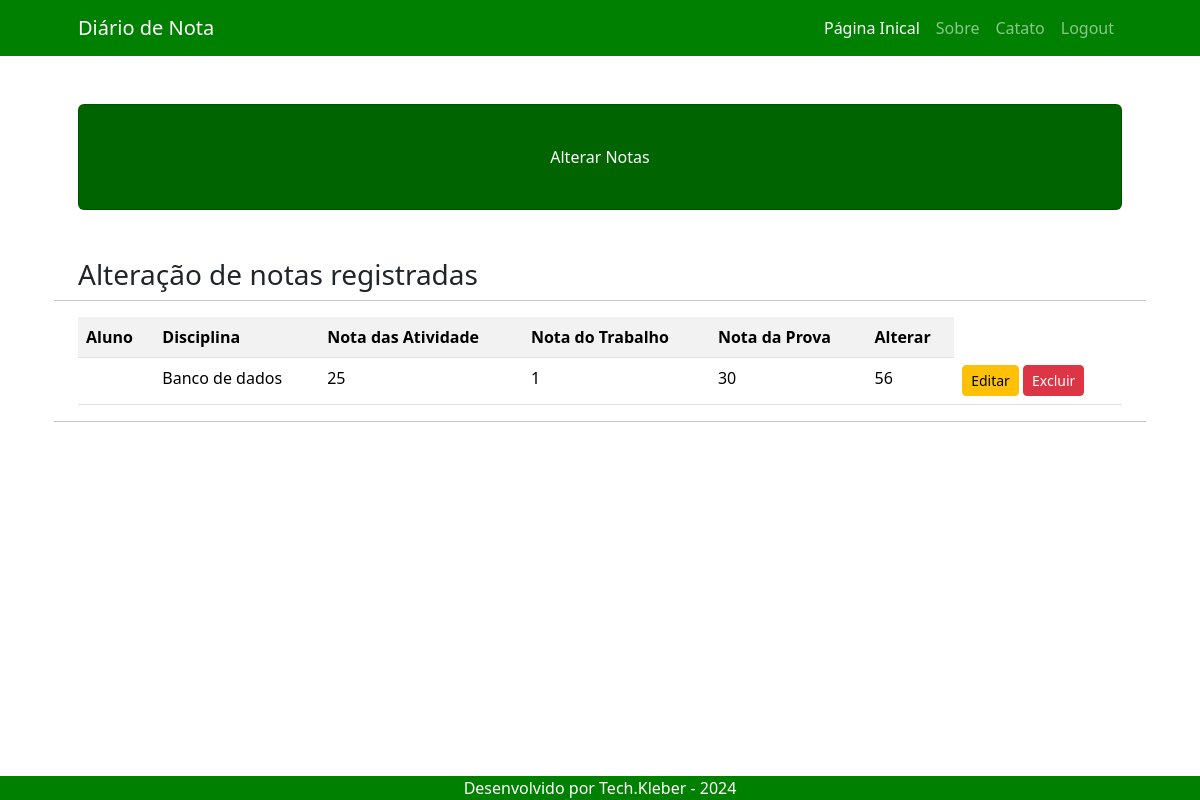
The page /alterar/ (signed in) on the database its author committed.
### usuarios/models.py (models this page shows)
class Nota(models.Model):
    nome_aluno=models.CharField(max_length=200)
    disciplina=models.CharField(max_length=200)
    nota_atividades=models.IntegerField(default=0)
    nota_trabalho=models.IntegerField(default=0)
    nota_prova=models.IntegerField(default=0)
    media=models.IntegerField(blank=True, default=0)

### usuarios/views.py (the view)
# urls.py: path('alterar/', views.alterar, name='alterar'),
def alterar(request):
    if request.method=="GET":
        if request.user.is_authenticated:
            lista_notas = Nota.objects.all()
            dicionario_notas={'lista_notas':lista_notas}
            return render(request, 'usuarios/alterar.html', dicionario_notas)
        else:
            return HttpResponse("Erro!")

### usuarios/templates/usuarios/alterar.html (shortened to what this page needs)
{% extends 'usuarios/base.html' %}
{% block titulo %}Alterar Notas{% endblock %}
{% block conteudo %}
<h3>Alteração de notas registradas</h3>
<hr>
<div class="table-responsive">
    <table class="table table-striped">
        <tr>
            <th>Aluno</th>
            <th>Disciplina</th>
            <th>Nota das Atividade</th>
            <th>Nota do Trabalho</th>
            <th>Nota da Prova</th>
            <th>Alterar</th>
        </tr>
        {% for campo in lista_notas %}
        <tr>
            <td>{{ user.firts_name }}</td>
            <td>{{ campo.disciplina }}</td>
            <td>{{ campo.nota_atividades }}</td>
            <td>{{ campo.nota_trabalho }}</td>
            <td>{{ campo.nota_prova }}</td>
            <td>{{ campo.media }}</td>
            <td>
                <a href="{% url 'editar_verificacao' campo.pk %}" class="btn btn-warning btn-sm">Editar</a>
                <a href="{% url 'excluir_verificacao' campo.pk %}" class="btn btn-danger btn-sm">Excluir</a>
            </td>
        </tr>
        {% empty %}
            <tr>
                <td colspan="6">Nenhum resgistro encontrado! seu vcilão.</td>
            </tr>
        {% endfor %}
    </table>
</div>
<hr>
{% endblock %}

### rows shown on the page
Nota: disciplina "Banco de dados", nota_atividades "25", nota_trabalho "1", nota_prova "30", media "56"
